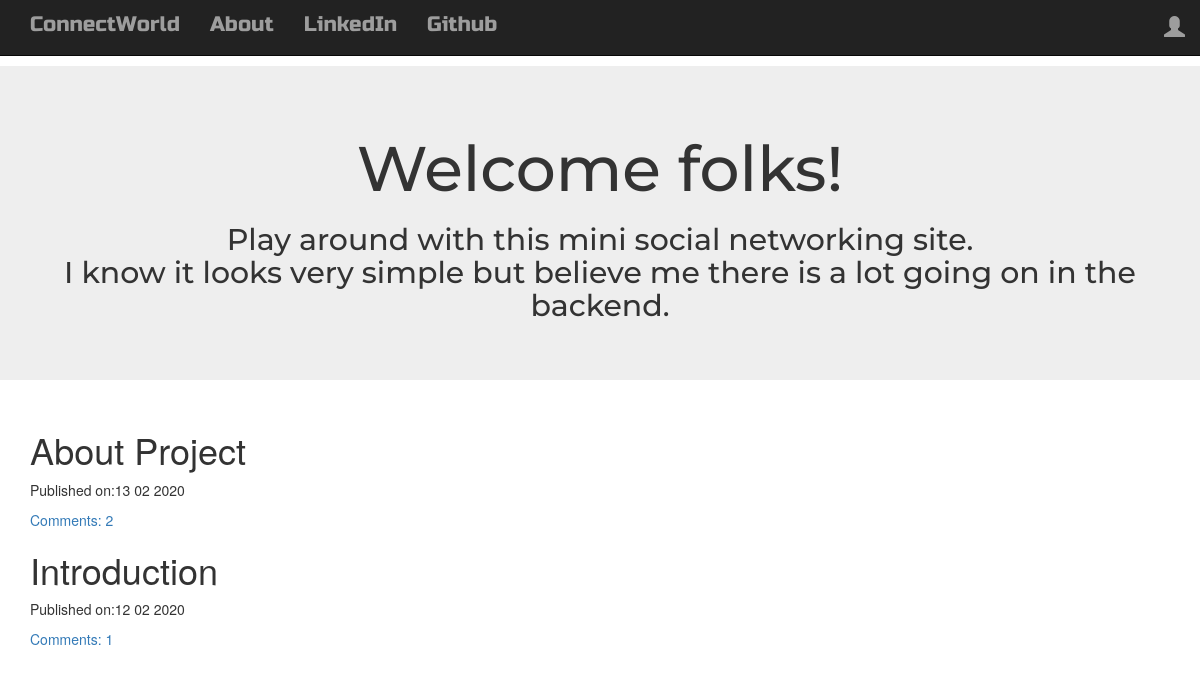
The page / on the database its author committed.
### blog/models.py (models this page shows, shortened)
class Post(models.Model):
    author = models.ForeignKey('auth.User',on_delete=models.CASCADE)
    title = models.CharField(max_length = 500)
    text = models.TextField()
    create_date = models.DateTimeField(default = timezone.now)
    published_date = models.DateTimeField(blank = True,null = True)
    def approve_comments(self):
        return self.comments.filter(approved_comment = True)

### blog/views.py (the view)
# urls.py: path('',views.PostListView.as_view(),name = 'post_list'),
class PostListView(ListView):
    model = Post
    def get_queryset(self):
        return Post.objects.filter(published_date__lte=timezone.now()).order_by('-published_date')

### blog/templates/blog/post_list.html
{% extends "blog/base.html" %}
{% block content %}
<div class="centerstage">
    {% for post in post_list %}
    <div class="post">
        <h1><a href="{% url 'post_detail' pk=post.pk %}"></a>{{post.title}}</h1>
        <div class="date">
            <p>Published on:{{post.published_date|date:"d m Y"}}</p>
        </div>
        <a href="{% url 'post_detail' pk=post.pk %}">Comments: {{ post.approve_comments.count }}</a>
    </div>
    {% endfor %}
</div>
{% endblock %}

### blog/static/css/blog.css (style rules this page uses)
.centerstage { margin-left: auto; margin-right: auto; }
.loader { filter:hue-rotate(0deg); color: linear-gradient(45deg,#0f8,#08f); animation:hue 5000ms infinite linear; }

### rows shown on the page
Post: title "About Project", published_date "13 02 2020", approve_comments.count "2"
Post: title "Introduction", published_date "12 02 2020", approve_comments.count "1"
